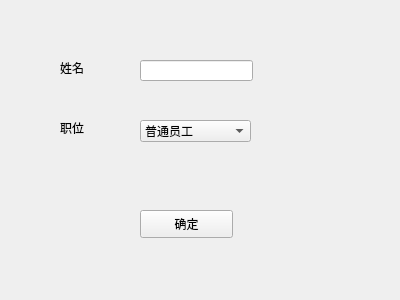
<?xml version="1.0" encoding="UTF-8"?>
<ui version="4.0">
 <class>register_staff</class>
 <widget class="QWidget" name="register_staff">
  <property name="geometry">
   <rect>
    <x>0</x>
    <y>0</y>
    <width>400</width>
    <height>300</height>
   </rect>
  </property>
  <property name="windowTitle">
   <string>register_staff</string>
  </property>
  <widget class="QLabel" name="label">
   <property name="geometry">
    <rect>
     <x>60</x>
     <y>120</y>
     <width>72</width>
     <height>15</height>
    </rect>
   </property>
   <property name="text">
    <string>职位</string>
   </property>
  </widget>
  <widget class="QLabel" name="label_2">
   <property name="geometry">
    <rect>
     <x>60</x>
     <y>60</y>
     <width>72</width>
     <height>15</height>
    </rect>
   </property>
   <property name="text">
    <string>姓名</string>
   </property>
  </widget>
  <widget class="QLineEdit" name="name_editor">
   <property name="geometry">
    <rect>
     <x>140</x>
     <y>60</y>
     <width>113</width>
     <height>21</height>
    </rect>
   </property>
  </widget>
  <widget class="QComboBox" name="position_combox">
   <property name="geometry">
    <rect>
     <x>140</x>
     <y>120</y>
     <width>111</width>
     <height>22</height>
    </rect>
   </property>
   <item>
    <property name="text">
     <string>普通员工</string>
    </property>
   </item>
   <item>
    <property name="text">
     <string>管理员</string>
    </property>
   </item>
  </widget>
  <widget class="QPushButton" name="pushButton">
   <property name="geometry">
    <rect>
     <x>140</x>
     <y>210</y>
     <width>93</width>
     <height>28</height>
    </rect>
   </property>
   <property name="text">
    <string>确定</string>
   </property>
  </widget>
 </widget>
 <resources/>
 <connections/>
</ui>
